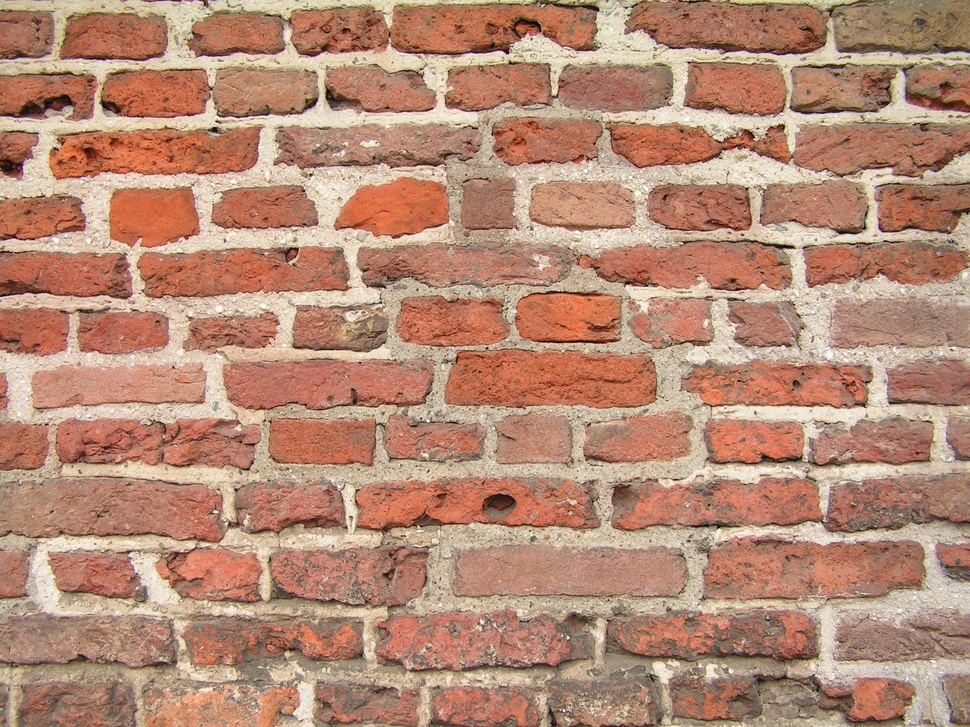
#> input picture data/images/color_estimation/validation_irregular_old_wall.jpg, 970 x 727 px, shrunk from 2272 x 1704 before the run, given in place of validation_irregular_old_wall.jpg.jpg, which was not available
$ python -i validate_wall_lab_clusters.py   (imports and definitions only)
#> lines starting #> are read from the running program, lines starting #| are printed output that depends on the picture; after the words box and inside, x2 and y2 are one past the last pixel; in counts of white or black regions, pixels touching at a corner belong together; pictures that were not available may be replaced by others from this repository, and a replacement may not be noted
import json
from pathlib import Path

import cv2
import numpy as np


PROJECT_ROOT = Path(__file__).resolve().parents[1]
IMAGE_DIRECTORY = PROJECT_ROOT / "data" / "images" / "color_estimation"
OUTPUT_DIRECTORY = PROJECT_ROOT / "outputs" / "wall_lab_clusters"
SCENE_NAMES = (
    "wall_exposure_dark",
    "wall_mixed_colors",
    "wall_stylized",
    "wall_textured",
)
CLUSTER_COUNT = 5
TITLE_HEIGHT = 42
KMEANS_CRITERIA = (
    cv2.TERM_CRITERIA_EPS + cv2.TERM_CRITERIA_MAX_ITER,
    50,
    0.2,
)


def load_image(image_path: Path) -> np.ndarray:
    """Load one diagnostic wall image."""
    image = cv2.imread(str(image_path))
    if image is None:
        raise FileNotFoundError(f"Could not read image: {image_path}")
    return image


def cluster_lab_image(
    image: np.ndarray,
    cluster_count: int,
) -> tuple[np.ndarray, np.ndarray]:
    """Group image pixels in Lab and order clusters from dark to light."""
    lab_image = cv2.cvtColor(image, cv2.COLOR_BGR2LAB)
    pixels = lab_image.reshape(-1, 3).astype(np.float32)

    cv2.setRNGSeed(42)
    _, labels, centers = cv2.kmeans(
        pixels,
        cluster_count,
        None,
        KMEANS_CRITERIA,
        5,
        cv2.KMEANS_PP_CENTERS,
    )

    lightness_order = np.argsort(centers[:, 0])
    ordered_centers = centers[lightness_order]
    label_mapping = np.empty(cluster_count, dtype=np.int32)
    label_mapping[lightness_order] = np.arange(cluster_count)
    ordered_labels = label_mapping[labels.ravel()].reshape(lab_image.shape[:2])
    return ordered_labels, ordered_centers


def reconstruct_cluster_map(
    labels: np.ndarray,
    centers: np.ndarray,
) -> np.ndarray:
    """Replace each pixel with its cluster-center color."""
    lab_map = centers[labels].astype(np.uint8)
    return cv2.cvtColor(lab_map, cv2.COLOR_LAB2BGR)


def add_title(image: np.ndarray, title: str) -> np.ndarray:
    """Add a white title strip above one image panel."""
    if len(image.shape) == 2:
        image = cv2.cvtColor(image, cv2.COLOR_GRAY2BGR)
    panel = cv2.copyMakeBorder(
        image,
        TITLE_HEIGHT,
        0,
        0,
        0,
        cv2.BORDER_CONSTANT,
        value=(255, 255, 255),
    )
    cv2.putText(
        panel,
        title,
        (8, 27),
        cv2.FONT_HERSHEY_SIMPLEX,
        0.58,
        (0, 0, 0),
        1,
        cv2.LINE_AA,
    )
    return panel


def build_mask_panel(
    labels: np.ndarray,
    centers: np.ndarray,
) -> tuple[np.ndarray, list[dict]]:
    """Build a two-row panel and statistics for every Lab cluster."""
    panels = []
    summaries = []
    total_pixels = labels.size

    for cluster_index, center in enumerate(centers):
        mask = np.where(labels == cluster_index, 255, 0).astype(np.uint8)
        pixel_count = int(np.count_nonzero(mask))
        percentage = 100.0 * pixel_count / total_pixels
        l_value, a_value, b_value = center
        title = (
            f"C{cluster_index}: Lab "
            f"({l_value:.0f}, {a_value:.0f}, {b_value:.0f}) "
            f"{percentage:.1f}%"
        )
        panels.append(add_title(mask, title))
        summaries.append(
            {
                "cluster": cluster_index,
                "center_lab_opencv": {
                    "l": round(float(l_value), 2),
                    "a": round(float(a_value), 2),
                    "b": round(float(b_value), 2),
                },
                "pixel_count": pixel_count,
                "percentage": round(percentage, 2),
            }
        )

    blank_panel = np.full_like(panels[0], 255)
    top_row = cv2.hconcat(panels[:3])
    bottom_row = cv2.hconcat([panels[3], panels[4], blank_panel])
    return cv2.vconcat([top_row, bottom_row]), summaries


def process_scene(scene_name: str) -> dict:
    """Cluster one wall scene and save all diagnostic artifacts."""
    image_path = IMAGE_DIRECTORY / f"{scene_name}.jpg"
    image = load_image(image_path)
#> in load_image, image is the input picture: shape (727, 970, 3); mean B, G, R 116.7, 138.6, 181.4
    labels, centers = cluster_lab_image(image, CLUSTER_COUNT)
#> in cluster_lab_image, `lab_image = cv2.cvtColor(image, cv2.COLOR_BGR2LAB)`: lab_image: shape (727, 970, 3); mean of channels 0, 1, 2 156, 141.8, 146.5
#> in cluster_lab_image, `_, labels, centers = cv2.kmeans( pixels, cluster_count, None, KMEANS_C..`: centers = [[214.9, 130.6, 141.4], [147.7, 148.7, 150.6], [175.3, 136.5, 144.3], [121.4, 144.6, 147.1], [73, 143.4, 144.2]]
#> in cluster_lab_image, `lightness_order = np.argsort(centers[:, 0])`: lightness_order = [4, 3, 1, 2, 0]
#> in cluster_lab_image, `ordered_centers = centers[lightness_order]`: ordered_centers = [[73, 143.4, 144.2], [121.4, 144.6, 147.1], [147.7, 148.7, 150.6], [175.3, 136.5, 144.3], [214.9, 130.6, 141.4]]
#> in cluster_lab_image, `ordered_labels = label_mapping[labels.ravel()].reshape(lab_image.shape..`:
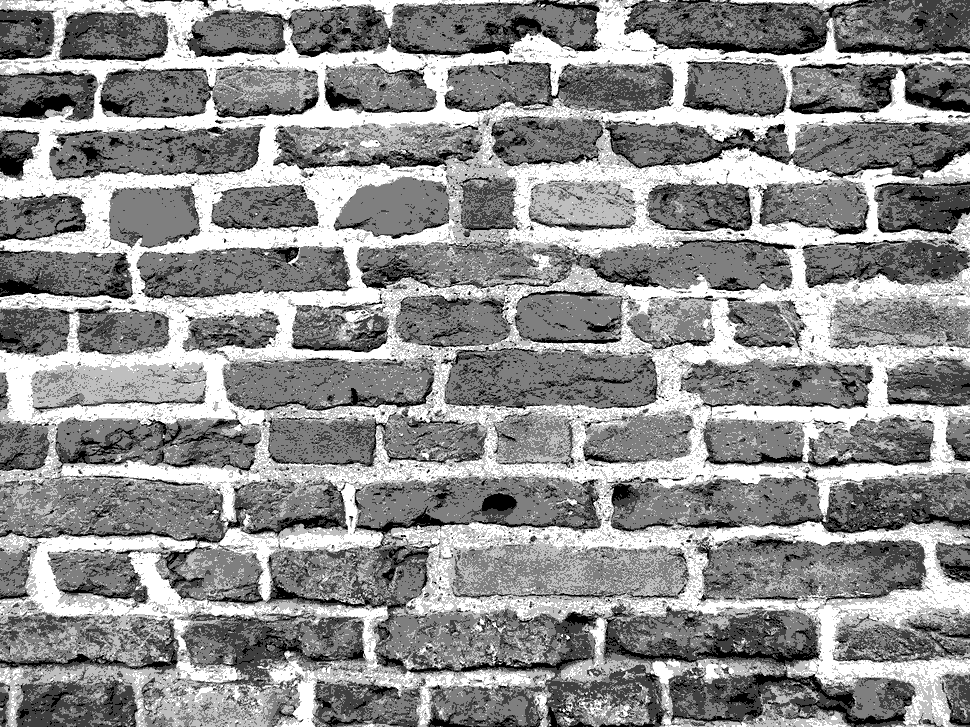
#> ordered_labels: shape (727, 970) int32; min 0, max 4, mean 2.25; drawn with min black and max white
#> centers has the same summary as ordered_centers in cluster_lab_image
    cluster_map = reconstruct_cluster_map(labels, centers)
#> in reconstruct_cluster_map, `return cv2.cvtColor(lab_map, cv2.COLOR_LAB2BGR)`:
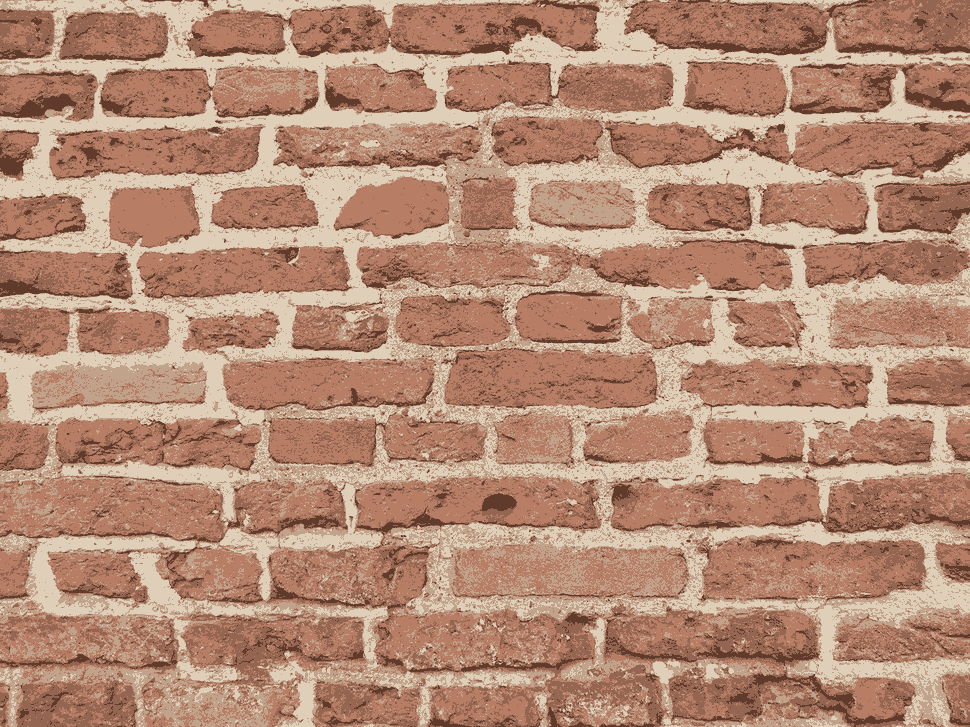
#> returned value: shape (727, 970, 3); mean B, G, R 116.8, 139, 180.2
    mask_panel, summaries = build_mask_panel(labels, centers)
#> the loop in build_mask_panel, `for cluster_index, center in enumerate(centers):` made 5 passes
#> (pixel_count, percentage, l_value, a_value, b_value, title) on passes 1 to 5: (41576, 5.9, 73, 143.4, 144.2, 'C0: Lab (73, 143, 144) 5.9%'), (148695, 21.09, 121.4, 144.6, 147.1, 'C1: Lab (121, 145, 147) 21.1%'), (250479, 35.52, 147.7, 148.7, 150.6, 'C2: Lab (148, 149, 151) 35.5%'), (124002, 17.58, 175.3, 136.5, 144.3, 'C3: Lab (175, 136, 144) 17.6%'), (140438, 19.91, 214.9, 130.6, 141.4, 'C4: Lab (215, 131, 141) 19.9%')
#> pass 1, in build_mask_panel, `mask = np.where(labels == cluster_index, 255, 0).astype(np.uint8)`:
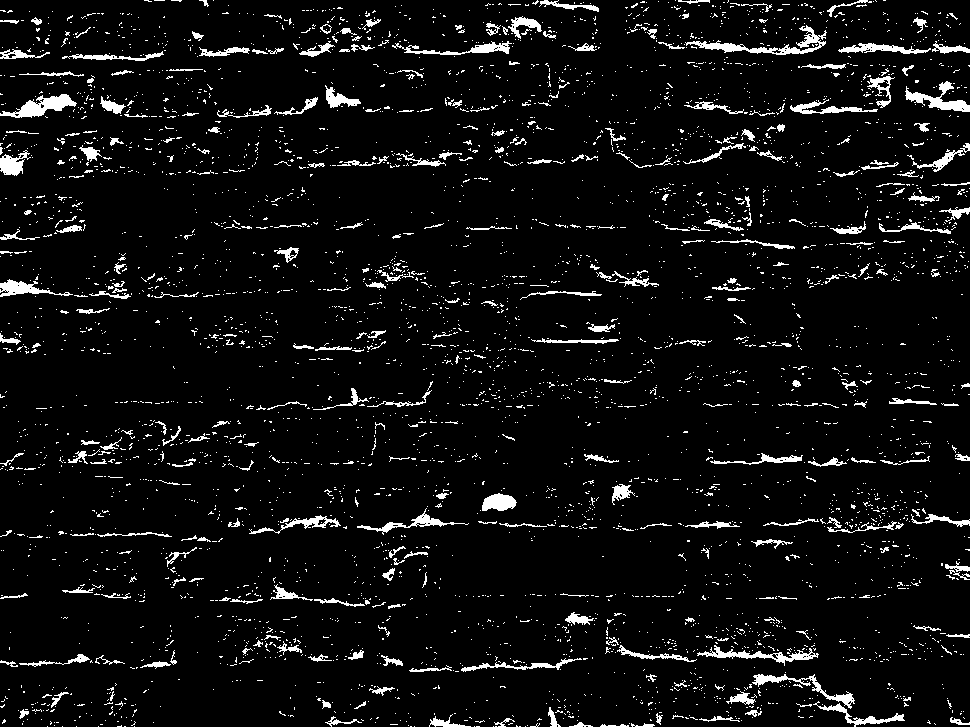
#> mask: shape (727, 970); 5.9% white; 4327 white regions (3995 under 20 px), largest, box (x1, y1, x2, y2) and area: (685, 25, 827, 55) 964, (0, 94, 77, 118) 805, (905, 81, 970, 112) 701
#> pass 1, in add_title, `panel = cv2.copyMakeBorder( image, TITLE_HEIGHT, 0, 0, 0, cv2.BORDER_C..`:
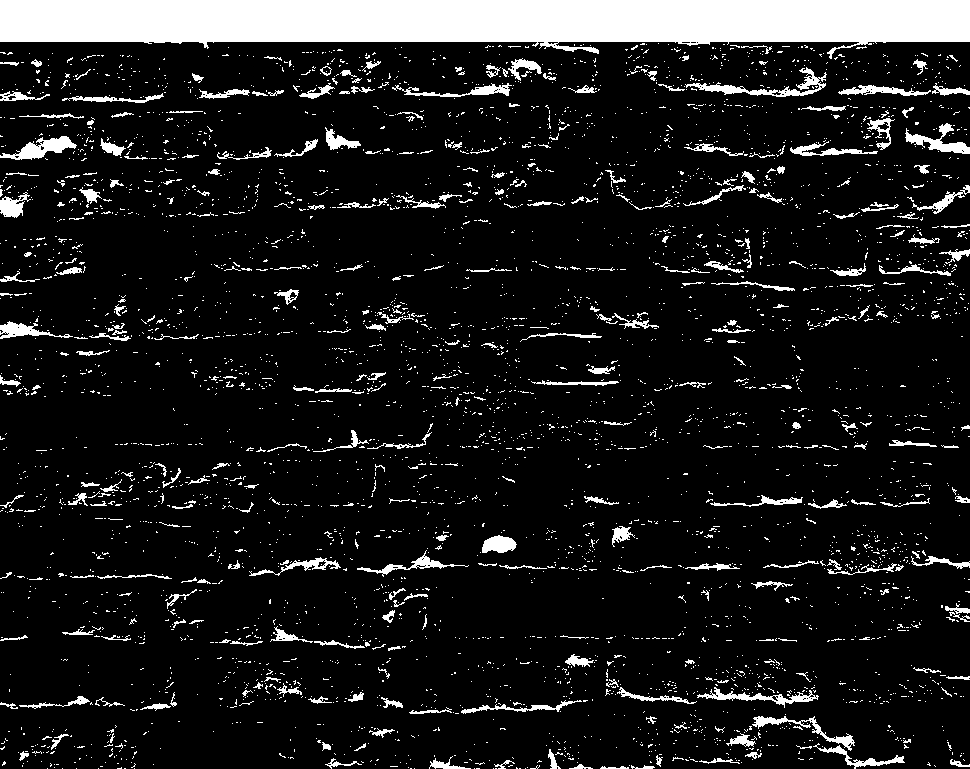
#> panel: shape (769, 970, 3); 11% white; 4315 white regions (3986 under 20 px), largest, box (x1, y1, x2, y2) and area: (0, 0, 970, 59) 41235, (685, 67, 827, 97) 964, (0, 136, 77, 160) 805
#> after the loop in build_mask_panel, `for cluster_index, center in enumerate(centers):`:
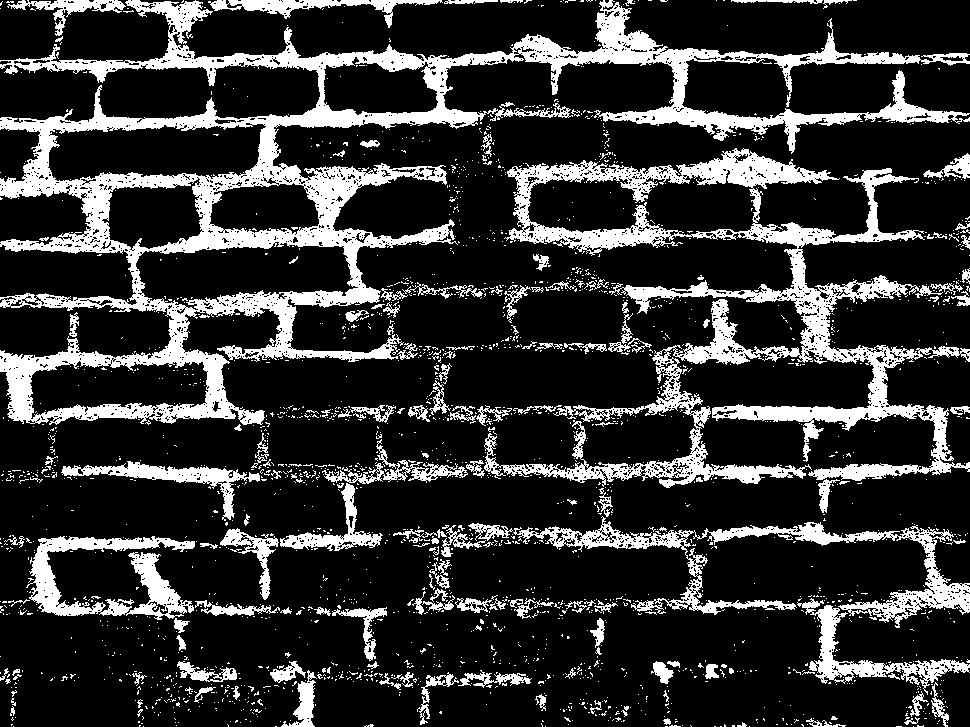
#> mask: shape (727, 970); 19.9% white; 2171 white regions (2012 under 20 px), largest, box (x1, y1, x2, y2) and area: (0, 0, 970, 425) 59355, (484, 148, 970, 488) 33104, (513, 516, 970, 628) 8265
#> after the loop in build_mask_panel, `for cluster_index, center in enumerate(centers):`: panels = 5 items
#> in build_mask_panel, `bottom_row = cv2.hconcat([panels[3], panels[4], blank_panel])`:
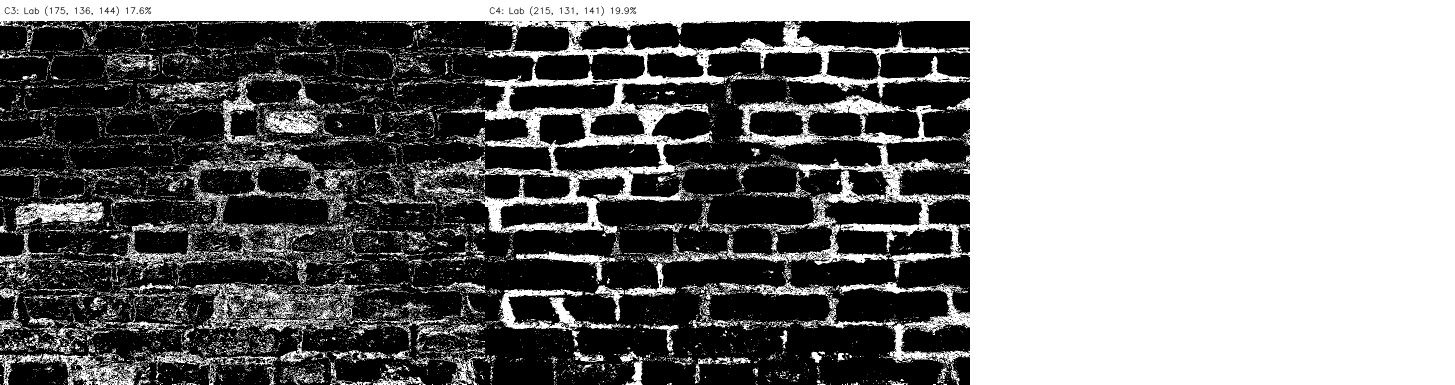
#> bottom_row: shape (769, 2910, 3) (shown at 1/2 size); min 0, max 255, mean 124.3
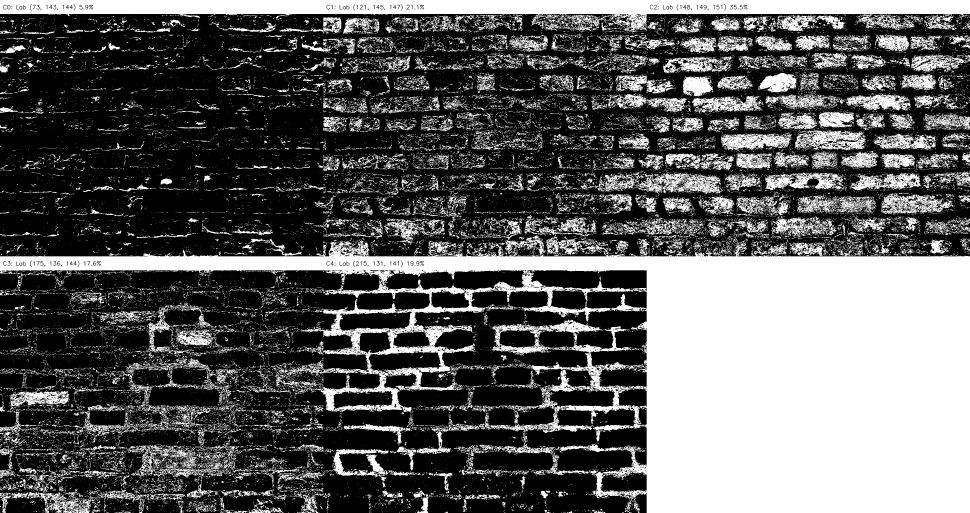
#> mask_panel: shape (1538, 2910, 3) (shown at 1/3 size); min 0, max 255, mean 94.1
#> summaries = 5 items

    scene_directory = OUTPUT_DIRECTORY / scene_name
    scene_directory.mkdir(parents=True, exist_ok=True)
    cv2.imwrite(str(scene_directory / "cluster_map.png"), cluster_map)
    cv2.imwrite(str(scene_directory / "cluster_masks.png"), mask_panel)
    (scene_directory / "cluster_summary.json").write_text(
        json.dumps(summaries, indent=2) + "\n",
        encoding="utf-8",
    )
    return {
        "scene": scene_name,
        "centers": summaries,
        "output_directory": str(scene_directory),
    }


def main() -> None:
    for scene_name in SCENE_NAMES:
        result = process_scene(scene_name)
        print(f'\n{result["scene"]}')
        for item in result["centers"]:
            center = item["center_lab_opencv"]
            print(
                f'  C{item["cluster"]}: '
                f'L={center["l"]:.1f}, '
                f'a={center["a"]:.1f}, '
                f'b={center["b"]:.1f}, '
                f'{item["percentage"]:.1f}%'
            )

    print(f"\nOutputs: {OUTPUT_DIRECTORY}")


# [2 lines not run here, left out]

>>> result = process_scene('../data/images/color_estimation/validation_irregular_old_wall.jpg')
#> result = 3 items

$ run again, on data/images/color_estimation/validation_rough_texture.jpg
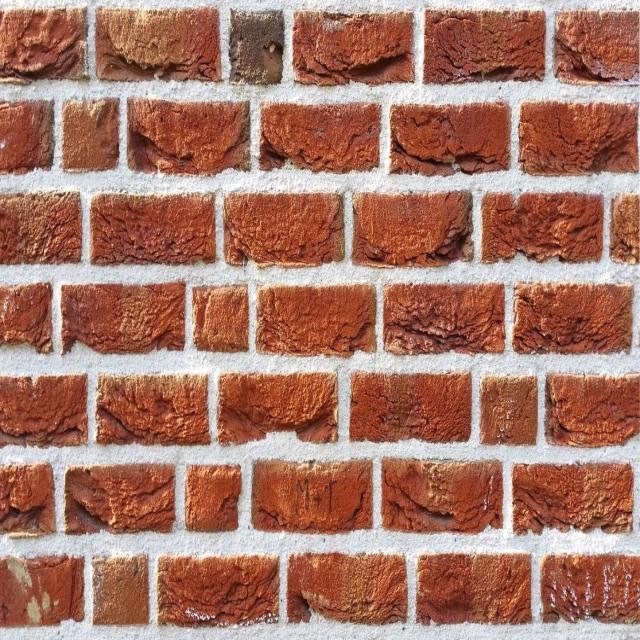
#> input picture data/images/color_estimation/validation_rough_texture.jpg, 640 x 640 px, given in place of validation_rough_texture.jpg.jpg, which was not available
#> in load_image, image is the input picture: shape (640, 640, 3); mean B, G, R 103.9, 118.9, 167
#> lab_image: shape (640, 640, 3); mean of channels 0, 1, 2 139, 146.6, 145.8
#> in cluster_lab_image, `_, labels, centers = cv2.kmeans( pixels, cluster_count, None, KMEANS_C..`: centers = [[222.1, 128.8, 127.8], [100.5, 156.8, 155.1], [179.9, 136.8, 139.2], [132.3, 150.8, 151.9], [67.2, 154.3, 151.2]]
#> lightness_order = [4, 1, 3, 2, 0]
#> ordered_centers = [[67.2, 154.3, 151.2], [100.5, 156.8, 155.1], [132.3, 150.8, 151.9], [179.9, 136.8, 139.2], [222.1, 128.8, 127.8]]
#> in process_scene, `labels, centers = cluster_lab_image(image, CLUSTER_COUNT)`: centers has the same summary as ordered_centers in cluster_lab_image
#> the loop in build_mask_panel, `for cluster_index, center in enumerate(centers):` made 5 passes
#> (pixel_count, percentage, l_value, a_value, b_value, title) on passes 1 to 5: (55023, 13.43, 67.2, 154.3, 151.2, 'C0: Lab (67, 154, 151) 13.4%'), (141444, 34.53, 100.5, 156.8, 155.1, 'C1: Lab (100, 157, 155) 34.5%'), (74910, 18.29, 132.3, 150.8, 151.9, 'C2: Lab (132, 151, 152) 18.3%'), (37805, 9.23, 179.9, 136.8, 139.2, 'C3: Lab (180, 137, 139) 9.2%'), (100418, 24.52, 222.1, 128.8, 127.8, 'C4: Lab (222, 129, 128) 24.5%')
#> pass 1, in build_mask_panel, `mask = np.where(labels == cluster_index, 255, 0).astype(np.uint8)`:
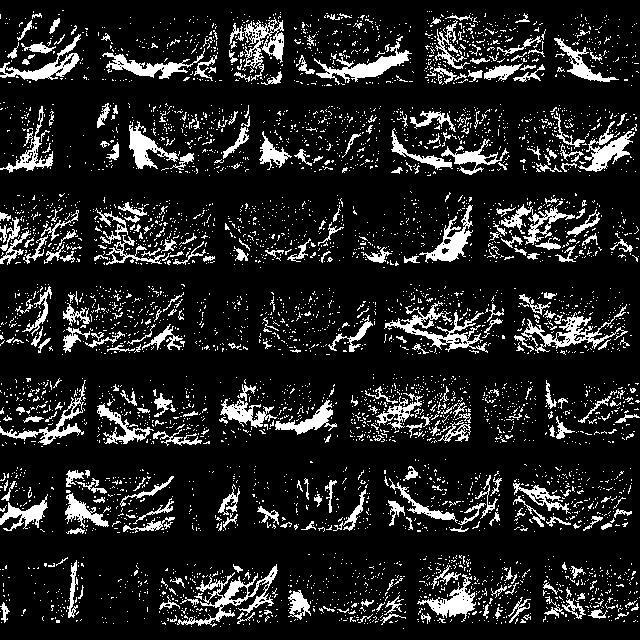
#> mask: shape (640, 640); 13.4% white; 4871 white regions (4528 under 20 px), largest, box (x1, y1, x2, y2) and area: (177, 564, 278, 627) 1350, (384, 301, 488, 353) 1307, (314, 41, 412, 85) 1153
#> after the loop in build_mask_panel, `for cluster_index, center in enumerate(centers):`: panels = 5 items
#> in process_scene, `mask_panel, summaries = build_mask_panel(labels, centers)`:
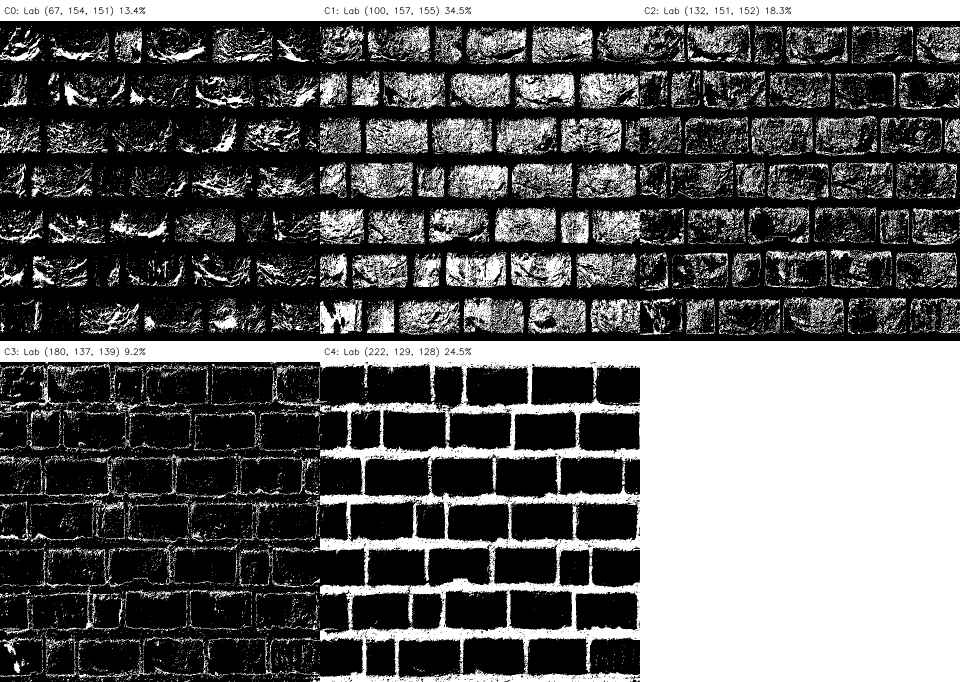
#> mask_panel: shape (1364, 1920, 3) (shown at 1/2 size); min 0, max 255, mean 95.1
#> result = 3 items
